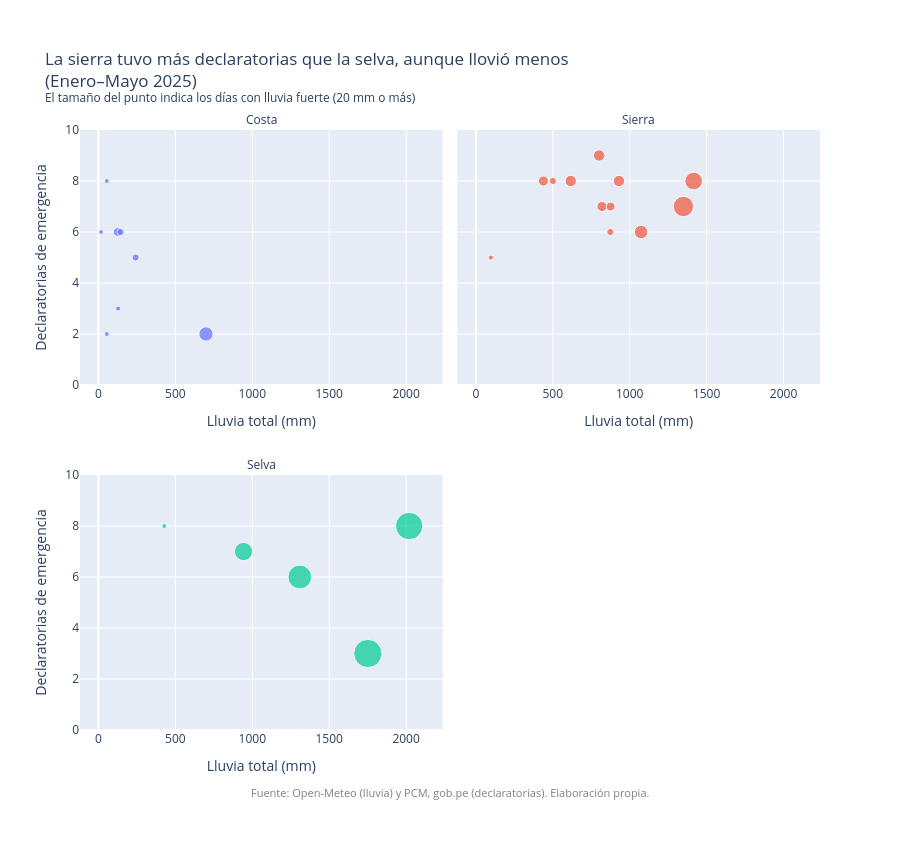

The notebook cell saved with this chart:
### Markdown cell above
##### ¿Las lluvias afectan de forma diferente segun la región natural?

### Code cell
# Título
fig3.update_layout(title="La sierra tuvo más declaratorias que la selva, aunque llovió menos <br>(Enero–Mayo 2025)"
                         "<br><sup>El tamaño del punto indica los días con lluvia fuerte (20 mm o más)</sup>",
                   margin=dict(b=120))

# Nombres de los ejes
fig3.update_xaxes(title_text="Lluvia total (mm)")
fig3.update_yaxes(title_text="Declaratorias de emergencia", col=1)

# Fuente una sola vez, al pie de la figura
fig3.add_annotation(text="Fuente: Open-Meteo (lluvia) y PCM, gob.pe (declaratorias). Elaboración propia.",
                    xref="paper", yref="paper", x=0.5, y=-0.12,
                    showarrow=False, xanchor="center", font=dict(size=11, color="gray"))

### Figure 1 — Plotly figure (JSON) as saved in the notebook; plotly's stock layout.template omitted (floating-point values rounded to 4 significant figures)
{"data": [{"customdata": [[1, 0, "Costa"], [3, 2, "Costa"], [2, 1, "Costa"], [1, 0, "Costa"], [1, 0, "Costa"], [2, 1, "Costa"], [1, 0, "Costa"], [8, 7, "Costa"]], "hovertemplate": "<b>%{hovertext}</b><br><br>lluvia_total_mm=%{x}<br>declaratorias=%{y}<br>Días con lluvia fuerte=%{customdata[1]}<extra></extra>", "hovertext": ["Callao", "Ica", "La Libertad", "Lambayeque", "Lima", "Piura", "Tacna", "Tumbes"], "legendgroup": "Costa", "marker": {"color": "#636efa", "size": [1, 3, 2, 1, 1, 2, 1, 8], "sizemode": "area", "sizeref": 0.0775, "symbol": "circle"}, "mode": "markers", "name": "Costa", "orientation": "v", "showlegend": true, "type": "scatter", "x": [54.0, 124.3, 143.8, 128.1, 54.0, 241.6, 17.4, 699.1], "xaxis": "x3", "y": [2, 6, 6, 3, 8, 5, 6, 2], "yaxis": "y3"}, {"customdata": [[12, 11, "Sierra"], [4, 3, "Sierra"], [4, 3, "Sierra"], [2, 1, "Sierra"], [3, 2, "Sierra"], [5, 4, "Sierra"], [5, 4, "Sierra"], [5, 4, "Sierra"], [16, 15, "Sierra"], [1, 0, "Sierra"], [2, 1, "Sierra"], [7, 6, "Sierra"]], "hovertemplate": "<b>%{hovertext}</b><br><br>lluvia_total_mm=%{x}<br>declaratorias=%{y}<br>Días con lluvia fuerte=%{customdata[1]}<extra></extra>", "hovertext": ["Áncash", "Apurímac", "Arequipa", "Ayacucho", "Cajamarca", "Cusco", "Huancavelica", "Huánuco", "Junín", "Moquegua", "Pasco", "Puno"], "legendgroup": "Sierra", "marker": {"color": "#EF553B", "size": [12, 4, 4, 2, 3, 5, 5, 5, 16, 1, 2, 7], "sizemode": "area", "sizeref": 0.0775, "symbol": "circle"}, "mode": "markers", "name": "Sierra", "orientation": "v", "showlegend": true, "type": "scatter", "x": [1416.0, 820.0, 439.4, 500.8, 875.7, 801.3, 930.4, 617.0, 1349.0, 97.5, 874.2, 1074.0], "xaxis": "x4", "y": [8, 7, 8, 8, 7, 9, 8, 8, 7, 5, 6, 6], "yaxis": "y4"}, {"customdata": [[1, 0, "Selva"], [29, 28, "Selva"], [31, 30, "Selva"], [13, 12, "Selva"], [22, 21, "Selva"]], "hovertemplate": "<b>%{hovertext}</b><br><br>lluvia_total_mm=%{x}<br>declaratorias=%{y}<br>Días con lluvia fuerte=%{customdata[1]}<extra></extra>", "hovertext": ["Amazonas", "Loreto", "Madre de Dios", "San Martín", "Ucayali"], "legendgroup": "Selva", "marker": {"color": "#00cc96", "size": [1, 29, 31, 13, 22], "sizemode": "area", "sizeref": 0.0775, "symbol": "circle"}, "mode": "markers", "name": "Selva", "orientation": "v", "showlegend": true, "type": "scatter", "x": [427.9, 2020.0, 1751.0, 943.3, 1309.0], "xaxis": "x", "y": [8, 8, 3, 7, 6], "yaxis": "y"}], "layout": {"annotations": [{"showarrow": false, "text": "Selva", "x": 0.245, "xanchor": "center", "xref": "paper", "y": 0.425, "yanchor": "bottom", "yref": "paper"}, {"showarrow": false, "text": "Costa", "x": 0.245, "xanchor": "center", "xref": "paper", "y": 1, "yanchor": "bottom", "yref": "paper"}, {"showarrow": false, "text": "Sierra", "x": 0.755, "xanchor": "center", "xref": "paper", "y": 1, "yanchor": "bottom", "yref": "paper"}, {"font": {"color": "gray", "size": 11}, "showarrow": false, "text": "Fuente: Open-Meteo (lluvia) y PCM, gob.pe (declaratorias). Elaboración propia.", "x": 0.5, "xanchor": "center", "xref": "paper", "y": -0.12, "yref": "paper"}], "height": 850, "legend": {"itemsizing": "constant", "title": {"text": "region"}, "tracegroupgap": 0}, "margin": {"b": 120, "t": 130}, "showlegend": false, "title": {"text": "La sierra tuvo más declaratorias que la selva, aunque llovió menos <br>(Enero–Mayo 2025)<br><sup>El tamaño del punto indica los días con lluvia fuerte (20 mm o más)</sup>"}, "xaxis": {"anchor": "y", "domain": [0, 0.49], "showticklabels": true, "title": {"text": "Lluvia total (mm)"}}, "xaxis2": {"anchor": "y2", "domain": [0.51, 1], "matches": "x", "showticklabels": true, "title": {"text": "Lluvia total (mm)"}}, "xaxis3": {"anchor": "y3", "domain": [0, 0.49], "matches": "x", "showticklabels": true, "title": {"text": "Lluvia total (mm)"}}, "xaxis4": {"anchor": "y4", "domain": [0.51, 1], "matches": "x", "showticklabels": true, "title": {"text": "Lluvia total (mm)"}}, "yaxis": {"anchor": "x", "domain": [0, 0.425], "dtick": 2, "range": [0, 10], "title": {"text": "Declaratorias de emergencia"}}, "yaxis2": {"anchor": "x2", "domain": [0, 0.425], "dtick": 2, "matches": "y", "range": [0, 10], "showticklabels": false}, "yaxis3": {"anchor": "x3", "domain": [0.575, 1], "dtick": 2, "matches": "y", "range": [0, 10], "title": {"text": "Declaratorias de emergencia"}}, "yaxis4": {"anchor": "x4", "domain": [0.575, 1], "dtick": 2, "matches": "y", "range": [0, 10], "showticklabels": false}}}
